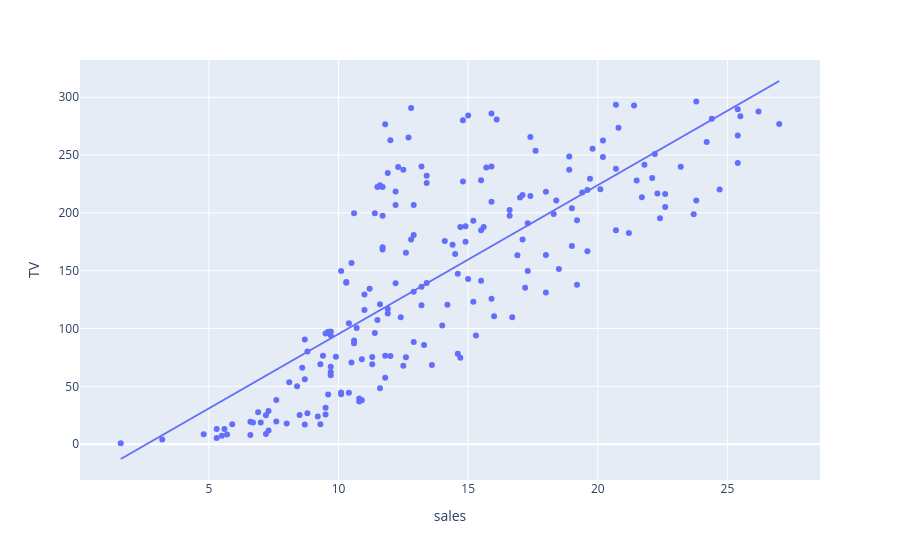
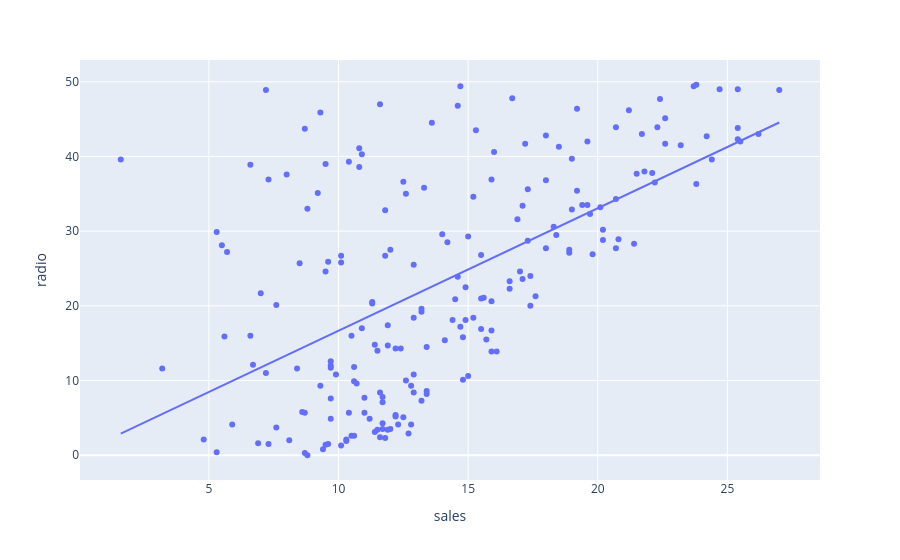
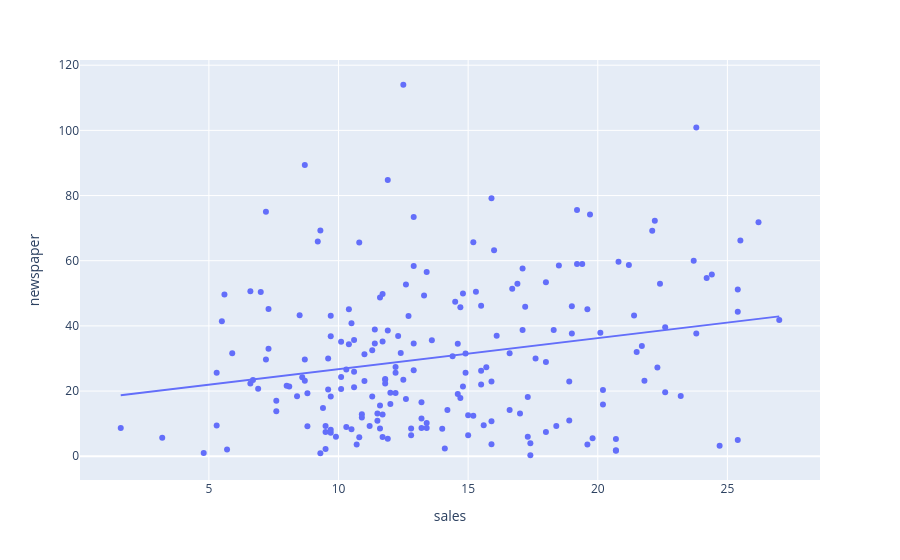

Notebook code for these charts, in order:
### Markdown cell above
**Exercise**:
You have just done a repetitive task to visualise similar data  for the three platforms, there is an opportunity here to use reusable function.

Create a function to perform the plots by taking the column name as parameters

### Code cell
# @title Create a function to visualise the data
# exercise

# def <call-it-a-suitable-name(camelCase)>:
  #the rest of the function goes here
import plotly.express as px

def visualizeSalesData(data, platform):
  """
  Visualizes the relationship between advertising expenditure on a given platform and sales.

  Args:
    data: The pandas DataFrame containing the advertising data.
    platform: The name of the advertising platform (e.g., "TV", "radio", "newspaper").

  Returns:
    None. Displays the generated scatter plot.
  """

  # Use the original platform name instead of converting to lowercase to match column name
  figure = px.scatter(data_frame=data,
                      x="sales",
                      y=platform,
                      #size=platform,
                      trendline="ols")
  figure.show()

# Example usage:
visualizeSalesData(data, "TV") # Changed "tV" to "TV" to match the column name
visualizeSalesData(data, "radio")
visualizeSalesData(data, "newspaper")

### Figure 1 — Plotly figure (JSON) as saved in the notebook; plotly's stock layout.template omitted (floating-point values rounded to 4 significant figures; data arrays with more than 128 entries replaced by an {"elided": "..."} marker saying what was removed)
{"data": [{"hovertemplate": "sales=%{x}<br>TV=%{y}<extra></extra>", "legendgroup": "", "marker": {"color": "#636efa", "symbol": "circle"}, "mode": "markers", "name": "", "orientation": "v", "showlegend": false, "type": "scatter", "x": {"elided": "200 float values"}, "xaxis": "x", "y": {"elided": "200 float values"}, "yaxis": "y"}, {"hovertemplate": "<b>OLS trendline</b><br>TV = 12.8717 * sales + -33.4502<br>R<sup>2</sup>=0.611875<br><br>sales=%{x}<br>TV=%{y} <b>(trend)</b><extra></extra>", "legendgroup": "", "marker": {"color": "#636efa", "symbol": "circle"}, "mode": "lines", "name": "", "showlegend": false, "type": "scatter", "x": {"elided": "200 float values"}, "xaxis": "x", "y": {"elided": "200 float values"}, "yaxis": "y"}], "layout": {"legend": {"tracegroupgap": 0}, "margin": {"t": 60}, "xaxis": {"anchor": "y", "domain": [0, 1], "title": {"text": "sales"}}, "yaxis": {"anchor": "x", "domain": [0, 1], "title": {"text": "TV"}}}}

### Figure 2 — Plotly figure (JSON) as saved in the notebook; plotly's stock layout.template omitted (floating-point values rounded to 4 significant figures; data arrays with more than 128 entries replaced by an {"elided": "..."} marker saying what was removed)
{"data": [{"hovertemplate": "sales=%{x}<br>radio=%{y}<extra></extra>", "legendgroup": "", "marker": {"color": "#636efa", "symbol": "circle"}, "mode": "markers", "name": "", "orientation": "v", "showlegend": false, "type": "scatter", "x": {"elided": "200 float values"}, "xaxis": "x", "y": {"elided": "200 float values"}, "yaxis": "y"}, {"hovertemplate": "<b>OLS trendline</b><br>radio = 1.6397 * sales + 0.271298<br>R<sup>2</sup>=0.332032<br><br>sales=%{x}<br>radio=%{y} <b>(trend)</b><extra></extra>", "legendgroup": "", "marker": {"color": "#636efa", "symbol": "circle"}, "mode": "lines", "name": "", "showlegend": false, "type": "scatter", "x": {"elided": "200 float values"}, "xaxis": "x", "y": {"elided": "200 float values"}, "yaxis": "y"}], "layout": {"legend": {"tracegroupgap": 0}, "margin": {"t": 60}, "xaxis": {"anchor": "y", "domain": [0, 1], "title": {"text": "sales"}}, "yaxis": {"anchor": "x", "domain": [0, 1], "title": {"text": "radio"}}}}

### Figure 3 — Plotly figure (JSON) as saved in the notebook; plotly's stock layout.template omitted (floating-point values rounded to 4 significant figures; data arrays with more than 128 entries replaced by an {"elided": "..."} marker saying what was removed)
{"data": [{"hovertemplate": "sales=%{x}<br>newspaper=%{y}<extra></extra>", "legendgroup": "", "marker": {"color": "#636efa", "symbol": "circle"}, "mode": "markers", "name": "", "orientation": "v", "showlegend": false, "type": "scatter", "x": {"elided": "200 float values"}, "xaxis": "x", "y": {"elided": "200 float values"}, "yaxis": "y"}, {"hovertemplate": "<b>OLS trendline</b><br>newspaper = 0.952962 * sales + 17.1911<br>R<sup>2</sup>=0.052120<br><br>sales=%{x}<br>newspaper=%{y} <b>(trend)</b><extra></extra>", "legendgroup": "", "marker": {"color": "#636efa", "symbol": "circle"}, "mode": "lines", "name": "", "showlegend": false, "type": "scatter", "x": {"elided": "200 float values"}, "xaxis": "x", "y": {"elided": "200 float values"}, "yaxis": "y"}], "layout": {"legend": {"tracegroupgap": 0}, "margin": {"t": 60}, "xaxis": {"anchor": "y", "domain": [0, 1], "title": {"text": "sales"}}, "yaxis": {"anchor": "x", "domain": [0, 1], "title": {"text": "newspaper"}}}}
